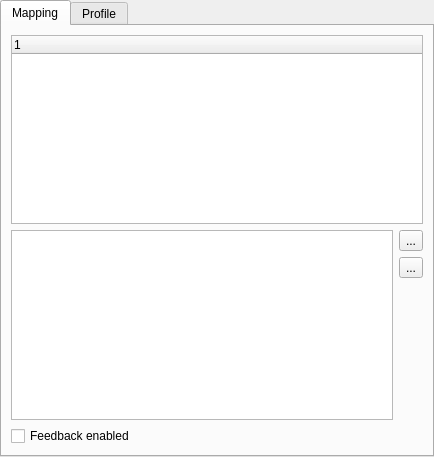
<?xml version="1.0" encoding="UTF-8"?>
<ui version="4.0">
 <class>InputPatchEditor</class>
 <widget class="QWidget" name="InputPatchEditor">
  <property name="geometry">
   <rect>
    <x>0</x>
    <y>0</y>
    <width>434</width>
    <height>457</height>
   </rect>
  </property>
  <property name="windowTitle">
   <string>Input patch editor</string>
  </property>
  <layout class="QGridLayout" name="gridLayout_3">
   <property name="margin">
    <number>0</number>
   </property>
   <property name="spacing">
    <number>0</number>
   </property>
   <item row="0" column="0" colspan="2">
    <widget class="QTabWidget" name="m_tab">
     <property name="currentIndex">
      <number>0</number>
     </property>
     <widget class="QWidget" name="Mapping">
      <attribute name="title">
       <string>Mapping</string>
      </attribute>
      <layout class="QGridLayout" name="gridLayout_2">
       <item row="0" column="0" colspan="3">
        <widget class="QTreeWidget" name="m_mapTree">
         <property name="sizePolicy">
          <sizepolicy hsizetype="Expanding" vsizetype="Expanding">
           <horstretch>0</horstretch>
           <verstretch>0</verstretch>
          </sizepolicy>
         </property>
         <column>
          <property name="text">
           <string notr="true">1</string>
          </property>
         </column>
        </widget>
       </item>
       <item row="1" column="0" rowspan="3" colspan="2">
        <widget class="QTextBrowser" name="m_infoBrowser">
         <property name="sizePolicy">
          <sizepolicy hsizetype="Expanding" vsizetype="Expanding">
           <horstretch>0</horstretch>
           <verstretch>0</verstretch>
          </sizepolicy>
         </property>
        </widget>
       </item>
       <item row="1" column="2">
        <widget class="QToolButton" name="m_configureButton">
         <property name="text">
          <string notr="true">...</string>
         </property>
         <property name="icon">
          <iconset resource="qlcui.qrc">
           <normaloff>:/configure.png</normaloff>:/configure.png</iconset>
         </property>
         <property name="iconSize">
          <size>
           <width>32</width>
           <height>32</height>
          </size>
         </property>
        </widget>
       </item>
       <item row="2" column="2">
        <widget class="QToolButton" name="m_reconnectButton">
         <property name="toolTip">
          <string>Attempt to re-connect the current plugin</string>
         </property>
         <property name="text">
          <string notr="true">...</string>
         </property>
         <property name="icon">
          <iconset resource="qlcui.qrc">
           <normaloff>:/detach.png</normaloff>:/detach.png</iconset>
         </property>
         <property name="iconSize">
          <size>
           <width>32</width>
           <height>32</height>
          </size>
         </property>
        </widget>
       </item>
       <item row="3" column="2">
        <spacer name="verticalSpacer">
         <property name="orientation">
          <enum>Qt::Vertical</enum>
         </property>
         <property name="sizeHint" stdset="0">
          <size>
           <width>20</width>
           <height>109</height>
          </size>
         </property>
        </spacer>
       </item>
       <item row="4" column="0">
        <widget class="QCheckBox" name="m_feedbackEnabledCheck">
         <property name="toolTip">
          <string>Send feedback data to the input universe for moving e.g. motorized sliders.</string>
         </property>
         <property name="text">
          <string>Feedback enabled</string>
         </property>
        </widget>
       </item>
      </layout>
     </widget>
     <widget class="QWidget" name="Profile">
      <attribute name="title">
       <string>Profile</string>
      </attribute>
      <layout class="QGridLayout" name="gridLayout">
       <item row="0" column="0" rowspan="4">
        <widget class="QTreeWidget" name="m_profileTree">
         <property name="rootIsDecorated">
          <bool>false</bool>
         </property>
         <property name="itemsExpandable">
          <bool>false</bool>
         </property>
         <property name="allColumnsShowFocus">
          <bool>true</bool>
         </property>
         <column>
          <property name="text">
           <string>Profile</string>
          </property>
         </column>
        </widget>
       </item>
       <item row="0" column="1">
        <widget class="QToolButton" name="m_addProfileButton">
         <property name="toolTip">
          <string>Create a new input profile</string>
         </property>
         <property name="text">
          <string notr="true">...</string>
         </property>
         <property name="icon">
          <iconset resource="qlcui.qrc">
           <normaloff>:/edit_add.png</normaloff>:/edit_add.png</iconset>
         </property>
         <property name="iconSize">
          <size>
           <width>32</width>
           <height>32</height>
          </size>
         </property>
        </widget>
       </item>
       <item row="1" column="1">
        <widget class="QToolButton" name="m_removeProfileButton">
         <property name="toolTip">
          <string>Delete the selected input profile</string>
         </property>
         <property name="text">
          <string notr="true">...</string>
         </property>
         <property name="icon">
          <iconset resource="qlcui.qrc">
           <normaloff>:/edit_remove.png</normaloff>:/edit_remove.png</iconset>
         </property>
         <property name="iconSize">
          <size>
           <width>32</width>
           <height>32</height>
          </size>
         </property>
        </widget>
       </item>
       <item row="2" column="1">
        <widget class="QToolButton" name="m_editProfileButton">
         <property name="toolTip">
          <string>Edit the selected input profile</string>
         </property>
         <property name="text">
          <string notr="true">...</string>
         </property>
         <property name="icon">
          <iconset resource="qlcui.qrc">
           <normaloff>:/edit.png</normaloff>:/edit.png</iconset>
         </property>
         <property name="iconSize">
          <size>
           <width>32</width>
           <height>32</height>
          </size>
         </property>
        </widget>
       </item>
       <item row="3" column="1">
        <spacer name="verticalSpacer_2">
         <property name="orientation">
          <enum>Qt::Vertical</enum>
         </property>
         <property name="sizeHint" stdset="0">
          <size>
           <width>20</width>
           <height>170</height>
          </size>
         </property>
        </spacer>
       </item>
      </layout>
     </widget>
    </widget>
   </item>
  </layout>
 </widget>
 <resources>
  <include location="qlcui.qrc"/>
 </resources>
 <connections>
  <connection>
   <sender>m_feedbackEnabledCheck</sender>
   <signal>toggled(bool)</signal>
   <receiver>InputPatchEditor</receiver>
   <slot>slotFeedbackToggled(bool)</slot>
   <hints>
    <hint type="sourcelabel">
     <x>82</x>
     <y>389</y>
    </hint>
    <hint type="destinationlabel">
     <x>162</x>
     <y>424</y>
    </hint>
   </hints>
  </connection>
 </connections>
 <slots>
  <slot>slotFeedbackToggled(bool)</slot>
 </slots>
</ui>
